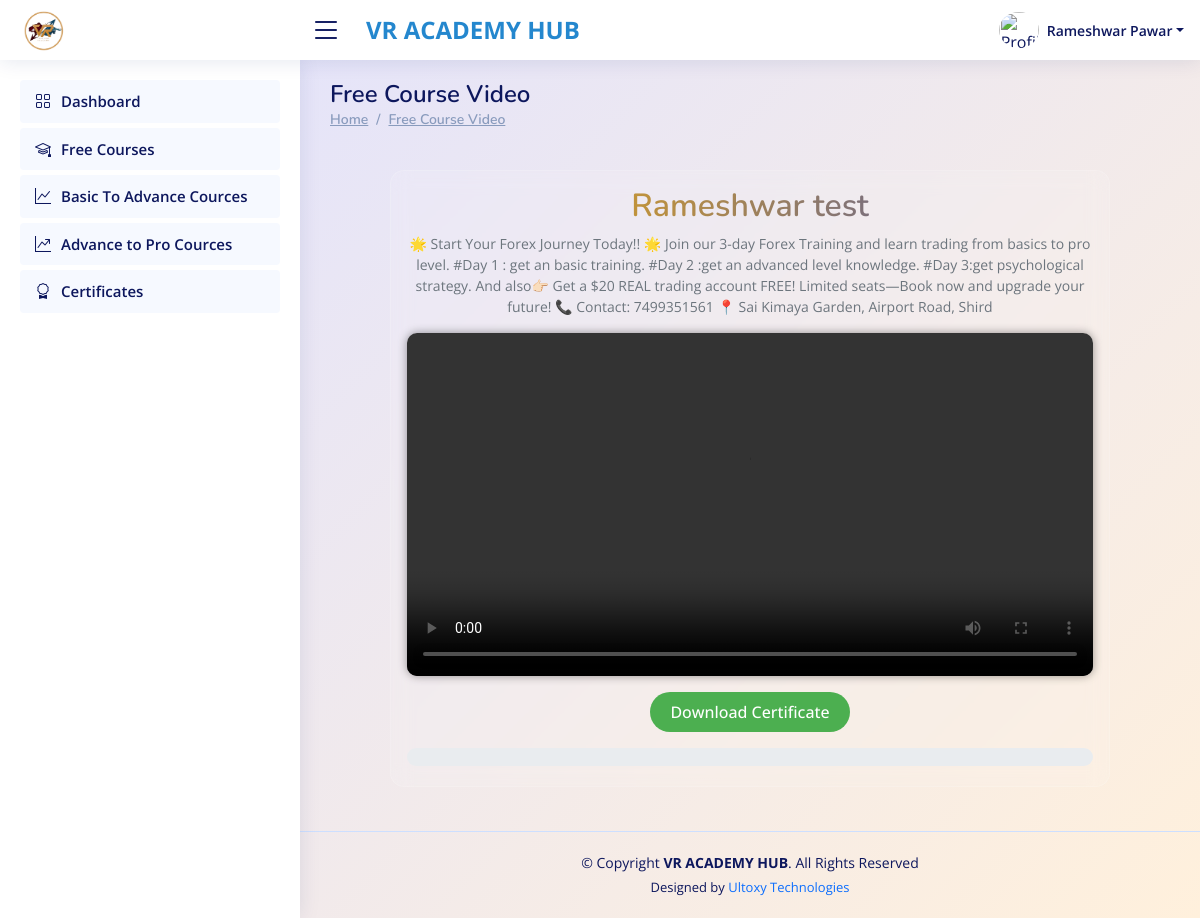
Page /en/student/course/1/ (signed in) on the committed database.
### AdminApp/models.py (models this page shows, shortened)
class CustomUser(AbstractUser):
    username = None
    name = models.CharField(max_length=150)
    dob = models.DateField(verbose_name='Date of Birth', null=True, blank=True)
    dist = models.CharField(max_length=100)
    taluka = models.CharField(max_length=100)
    village = models.CharField(max_length=100)
    mobile_number = models.CharField(max_length=15, unique=True, null=True, blank=True)
    email = models.EmailField(unique=True, null=True, blank=True)
    action = models.TextField(blank=True, null=True)
    is_active = models.BooleanField(default=True)
    is_staff = models.BooleanField(default=True)
    date_joined = models.DateTimeField(default=timezone.now)
    USERNAME_FIELD = 'mobile_number'
    REQUIRED_FIELDS = ['email', 'name']
    objects = CustomUserManager()  # ✅ add this line!
    groups = models.ManyToManyField(
        Group,
        related_name='customuser_groups',
        blank=True
    )
    user_permissions = models.ManyToManyField(
        Permission,
        related_name='customuser_permissions',
        blank=True
    )
    def __str__(self):
        return self.name or self.mobile_number or "User"

class FreeCourse(models.Model):
    duration=models.CharField(null=True,blank=True, max_length=50, help_text="ex.15 Days, 2 Months, 45 min")
    title = models.CharField(max_length=255)
    description = models.TextField(blank=True)
    video = models.FileField(upload_to='free_courses/videos/')
    is_active = models.BooleanField(default=True)
    thumbnail= models.ImageField(upload_to='free_courses/thumbnails/', blank=True, null=True)
    certificate_template = models.FileField(
        upload_to='free_courses/certificates/',
        blank=True,
        null=True,
        help_text="Template to generate certificate after course completion"
    )
    created_at = models.DateTimeField(auto_now_add=True)

### StudentApp/views.py (the view, shortened to what this page needs)
# urls.py: path('course/<int:course_id>/', free_course_video, name='free_course_video'),
@login_required
def free_course_video(request, course_id):
    course = get_object_or_404(FreeCourse, id=course_id)
    progress, _ = FreeCourseProgress.objects.get_or_create(student=request.user, course=course)
    return render(request, "free_course_video.html", {
        "course": course,
        "progress": progress
    })

### AdminApp/models.py (called while the page is built)
    @property
    def certificate_ready(self):
        return self.completed and bool(self.course.certificate_template)

### StudentApp/templates/free_course_video.html (shortened to what this page needs)
{% extends 'student_base.html' %}
{% load static %}
{% block content %}
<main id="main" class="main">
      <div class="row">
        <div class="col-sm-6">
            <div class="pagetitle">
                <h1>Free Course Video  </h1>
                <nav>
                    <ol class="breadcrumb">
                        <li class="breadcrumb-item"><a href="#">Home</a></li>
                        <li class="breadcrumb-item"><a href="#">Free Course Video </a></li>
                    </ol>
                </nav>
            </div>
        </div>
        <div class="col-sm-6">
        </div>
    </div>
    <div class="container my-4">
      <div class="course-card mx-auto p-3">
        <h2 class="fw-semibold text-gradient mb-2 text-center">{{ course.title }}</h2>
        <p class="text-muted text-center small mb-3">{{ course.description }}</p>
        <div class="video-container">
          <video id="courseVideo" class="video-player" controls>
            <source src="{{ course.video.url }}" type="video/mp4">
          </video>
        </div>
        <div class="text-center mt-3">
          <a href="{% url 'download_certificate' course.id %}"
            class="btn btn-modern"
            id="downloadBtn"
            {% if not progress.certificate_ready %}disabled{% endif %}>
            {% if progress.certificate_ready %}
              Download Certificate
            {% else %}
              🎓 Watch full video to download certificate
            {% endif %}
          </a>
        </div>
        <div class="mt-3">
          <div class="progress" style="height: 18px; border-radius: 10px;">
          </div>
        </div>
      </div>
</div>
</main>
{% endblock content %}

### StudentApp/templates/student_base.html (shortened to what this page needs)
{% load static %}
<html lang="en">
<head>
    <link href="https://unpkg.com/aos@2.3.1/dist/aos.css" rel="stylesheet">
    <link rel="stylesheet" type="text/css" href="https://cdn.datatables.net/1.11.5/css/jquery.dataTables.min.css">
    <link rel="stylesheet" href="https://cdn.jsdelivr.net/npm/bootstrap-icons@1.10.3/font/bootstrap-icons.css">
</head>
<body>
<header id="header" class="header fixed-top d-flex align-items-center">
    <div class="d-flex align-items-center justify-content-between">
        <a href=" " class="logo d-flex align-items-center">
            <img src="{% static 'website/img/logo.png' %}" alt="VR ACADEMY HUB - Logo">
        </a>
        <i class="bi bi-list toggle-sidebar-btn"></i>
    </div>
    <div class="header-title ms-4 d-none d-md-block">
        <center><span class="h4" style="color: #2487ce"><b>VR ACADEMY HUB</b></span></center>
    </div>
    <nav class="header-nav ms-auto">
        <ul class="d-flex align-items-center">
            <li class="nav-item dropdown pe-3 text-center  ">
                <a class="nav-link nav-profile d-flex align-items-center pe-0" href="#" data-bs-toggle="dropdown">
                    {% if request.user.profile_photo %}
                    <img src="/media/{{request.user.profile_photo}}" alt="Profile" class="rounded-circle" style="width: 40px; height: 40px;">
                    {% else %}
                    <img src="/media/default-profile.webp" alt="Profile" class="rounded-circle"  style="width: 40px; height: 40px;">
                    {% endif %}
                    <span class="d-none d-md-block dropdown-toggle ps-2">{{request.user}}</span>
                </a>
            </li>
        </ul>
    </nav>
</header>
<aside id="sidebar" class="sidebar">
    <ul class="sidebar-nav" id="sidebar-nav">
        <li class="nav-item">
            <a class="nav-link" href="{% url 'student_dashboard' %}">
                <i class="bi bi-grid"></i>
                <span>Dashboard</span>
            </a>
        </li>
        <li class="nav-item">
            <a class="nav-link" href="{% url 'free_course_list' %}">
                <i class="bi bi-mortarboard"></i>
                <span>Free Courses</span>
            </a>
        </li>
        <li class="nav-item">
            <a class="nav-link" href="{% url 'basic_to_advance_course_list' %}">
                <i class="bi bi-graph-up"></i>
                <span>Basic To Advance Cources</span>
            </a>
        </li>
        <li class="nav-item">
            <a class="nav-link" href="{% url 'advance_to_pro_course_list' %}">
                <i class="bi bi-graph-up-arrow"></i>
                <span>Advance to Pro Cources</span>
            </a>
        </li>
        <li class="nav-item">
            <a class="nav-link" href="{% url 'certificate_list' %}">
                <i class="bi bi-award"></i>
                <span>Certificates</span>
            </a>
        </li>
    </ul>
</aside>
{% block content %}{% endblock content %}
<footer id="footer" class="footer text-center">
    <div class="copyright">
        &copy; Copyright <strong><span>VR ACADEMY HUB</span></strong>. All Rights Reserved
    </div>
    <div class="credits">
        Designed by <a href="https://www.ultoxy.com" target="_blank" rel="noopener" style="text-decoration:none;">Ultoxy Technologies</a>
    </div>
</footer>
</body>
<link rel="stylesheet" href="https://cdnjs.cloudflare.com/ajax/libs/selectize.js/0.15.2/css/selectize.min.css"/>
</html>

### StudentApp/templates/free_course_video.html (style rules this page uses)
body { background: linear-gradient(135deg, #e0e2ff, #fff0dc); background-attachment: fixed; color: #fff; }
.course-card { background: rgba(255, 255, 255, 0.1); border-radius: 14px; backdrop-filter: blur(10px); border: 1px solid rgba(255, 255, 255, 0.15); max-width: 720px; }
.text-gradient { background: linear-gradient(90deg, #ffb300, #3f51b5); -webkit-background-clip: text; -webkit-text-fill-color: transparent; }
.video-container { border-radius: 10px; overflow: hidden; box-shadow: 0 0 10px rgba(0,0,0,0.4); }
.video-player { width: 100%; max-height: 1000px; height: auto; object-fit: cover; display: block; border: none; outline: none; }
.btn-modern { background: #4caf50; border: none; color: white; border-radius: 25px; padding: 8px 20px; font-weight: 500; transition: 0.3s; }

### rows in the picture
CustomUser: user "Rameshwar Pawar"
FreeCourse: title "Rameshwar test", description "🌟 Start Your Forex Journey Today!! 🌟 Join our 3-day Forex Training and learn trading from basics to pro level. #Day 1 : get an basic training. #Day 2 :get an advanced level knowledge. #Day 3:get psychological strategy. And also👉🏻 Get a $20 REAL trading account FREE! Limited seats—Book now and upgrade your future! 📞 Contact: 7499351561 📍 Sai Kimaya Garden, Airport Road, Shird"
